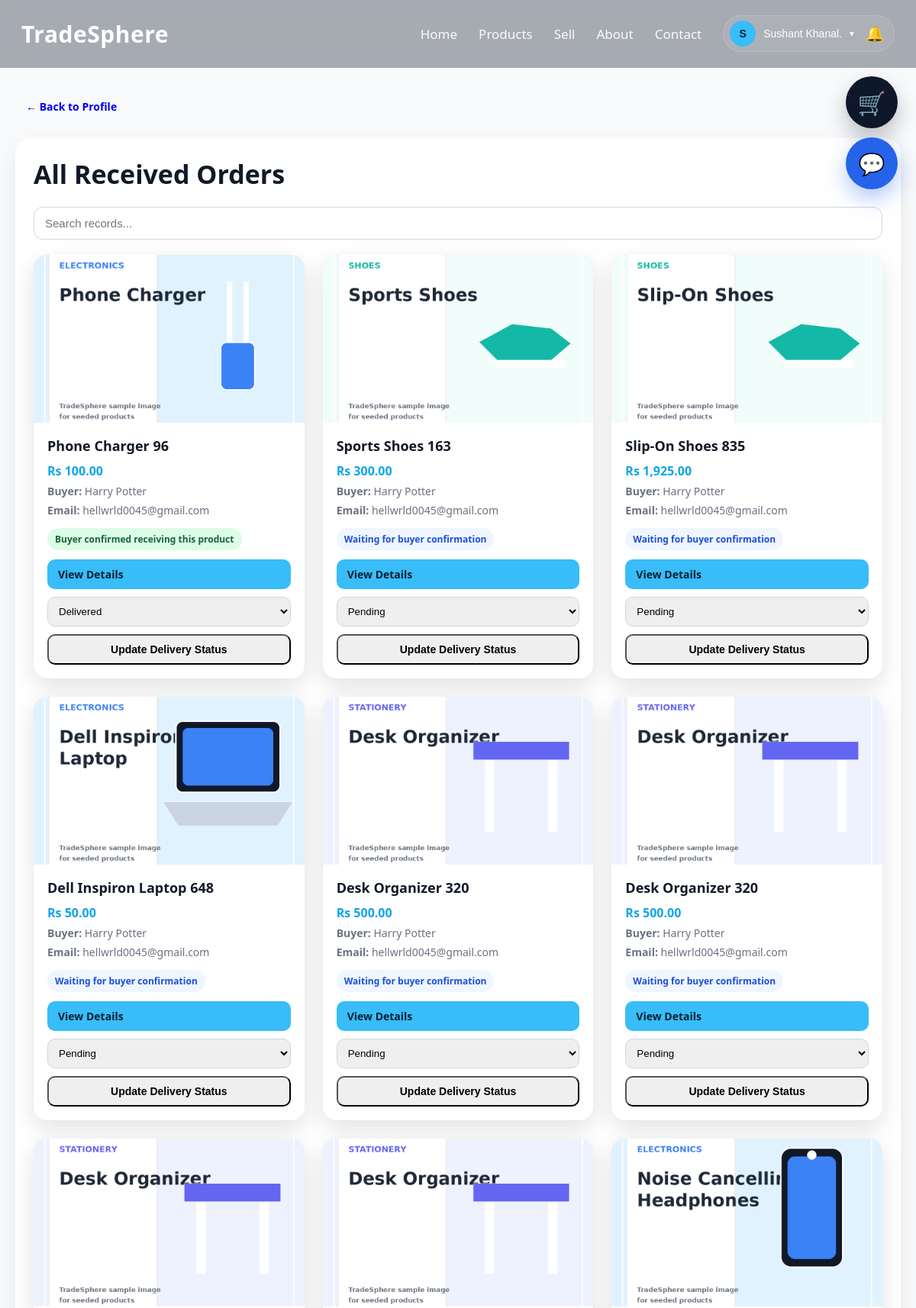
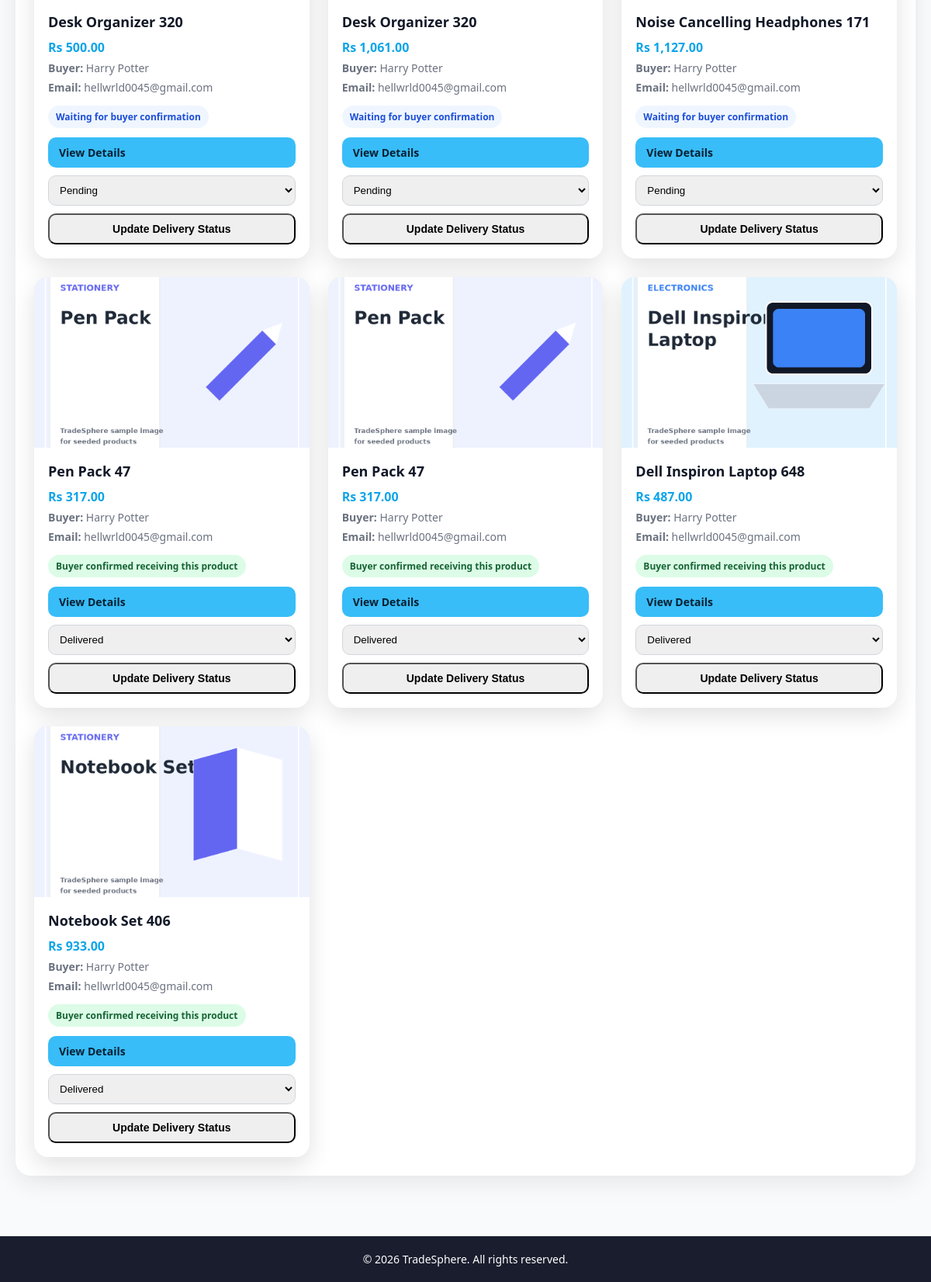
Page /received_orders.php (signed in) on the committed database (2 pictures, top to bottom).
### tables this page shows
CREATE TABLE `users` (
  `id` int(11) NOT NULL,
  `name` varchar(100) DEFAULT NULL,
  `email` varchar(150) DEFAULT NULL,
  `password` varchar(255) DEFAULT NULL,
  `role` enum('user','admin') DEFAULT 'user',
  `is_verified` tinyint(1) DEFAULT 0,
  `email_otp` varchar(255) DEFAULT NULL,
  `otp_expires_at` datetime DEFAULT NULL,
  `reset_token` varchar(255) DEFAULT NULL,
  `reset_expires_at` datetime DEFAULT NULL,
  `created_at` timestamp NOT NULL DEFAULT current_timestamp(),
  `seller_status` enum('none','pending','approved','rejected') DEFAULT 'none',
  `seller_requested_at` datetime DEFAULT NULL,
  `seller_verified_at` datetime DEFAULT NULL,
  `account_status` enum('active','pending_admin','removed') DEFAULT 'active',
  `removal_reason` text DEFAULT NULL,
  `removed_at` datetime DEFAULT NULL,
  `reapply_requested_at` datetime DEFAULT NULL
);

CREATE TABLE `orders` (
  `id` int(11) NOT NULL,
  `user_id` int(11) NOT NULL,
  `product_id` int(11) NOT NULL,
  `seller_user_id` int(11) DEFAULT NULL,
  `buyer_name` varchar(120) NOT NULL,
  `buyer_email` varchar(120) NOT NULL,
  `buyer_phone` varchar(30) NOT NULL,
  `buyer_message` text DEFAULT NULL,
  `amount` decimal(10,2) NOT NULL,
  `quantity` int(11) NOT NULL DEFAULT 1,
  `transaction_uuid` varchar(120) NOT NULL,
  `payment_method` varchar(50) NOT NULL DEFAULT 'eSewa',
  `payment_status` varchar(50) NOT NULL DEFAULT 'pending',
  `order_status` varchar(50) NOT NULL DEFAULT 'placed',
  `seller_delivery_status` varchar(50) NOT NULL DEFAULT 'pending',
  `buyer_received` tinyint(1) NOT NULL DEFAULT 0,
  `delivered_at` datetime DEFAULT NULL,
  `buyer_received_at` datetime DEFAULT NULL,
  `seller_cleared` tinyint(1) NOT NULL DEFAULT 0,
  `esewa_ref_id` varchar(120) DEFAULT NULL,
  `created_at` timestamp NOT NULL DEFAULT current_timestamp(),
  `updated_at` timestamp NOT NULL DEFAULT current_timestamp() ON UPDATE current_timestamp(),
  `buyer_address` text DEFAULT NULL
);

CREATE TABLE `products` (
  `id` int(11) NOT NULL,
  `user_id` int(11) DEFAULT NULL,
  `name` varchar(255) DEFAULT NULL,
  `category_id` int(11) DEFAULT NULL,
  `price` decimal(10,2) DEFAULT NULL,
  `city` varchar(100) DEFAULT NULL,
  `seller_email` varchar(150) DEFAULT NULL,
  `contact_number` varchar(20) DEFAULT NULL,
  `contact_info` varchar(255) DEFAULT NULL,
  `image` varchar(255) DEFAULT NULL,
  `description` text DEFAULT NULL,
  `product_condition` varchar(50) DEFAULT NULL,
  `status` enum('available','sold') DEFAULT 'available',
  `created_at` timestamp NOT NULL DEFAULT current_timestamp(),
  `average_rating` decimal(3,2) NOT NULL DEFAULT 0.00,
  `rating_count` int(11) NOT NULL DEFAULT 0,
  `ai_status` enum('approved','manual_review','rejected','skipped') DEFAULT 'skipped',
  `ai_reason` text DEFAULT NULL
);

### received_orders.php (the view, shortened to what this page needs)
<?php
include "config/db.php";
$userEmail = $conn->real_escape_string($_SESSION['user']);
$userRes = $conn->query("SELECT * FROM users WHERE email='$userEmail' LIMIT 1");
$user = $userRes ? $userRes->fetch_assoc() : null;
$userId = (int)$user['id'];
$highlightOrderId = 0;
$receivedOrders = $conn->query("
    SELECT
        o.*,
        p.name AS product_name,
        p.image AS product_image
    FROM orders o
    INNER JOIN products p ON o.product_id = p.id
    WHERE o.seller_user_id = $userId
    ORDER BY o.created_at DESC
");
?>
<!DOCTYPE html>
<html lang="en">
<head>
    <link rel="stylesheet" href="css/style.css">
</head>
<body>
<?php include "includes/navbar.php"; ?>
<div class="page-wrap">
<div class="container">
    <div class="back-row">
        <a href="profile.php#orders_received" class="small-btn dark">← Back to Profile</a>
    </div>
    <div class="profile-section-card">
        <h2 class="section-title" style="text-align:left;margin-bottom:20px;">All Received Orders</h2>
        <?php if ($receivedOrders && $receivedOrders->num_rows > 0): ?>
            <div style="margin-bottom:20px;">
    <input
        type="text"
        id="profileSearchInput"
        placeholder="Search records..."
        style="width:100%;padding:12px 14px;border:1px solid #d1d5db;border-radius:12px;font-size:15px;"
    >
</div>
            <div class="products-grid">
                <?php while ($row = $receivedOrders->fetch_assoc()): ?>
                    <div class="product-card tracked-order-card <?php echo ($highlightOrderId === (int)$row['id']) ? 'active-track' : ''; ?>" id="order-card-<?php echo (int)$row['id']; ?>">
                        <div class="product-image-wrap">
                            <img src="uploads/<?php echo htmlspecialchars($row['product_image']); ?>" alt="Ordered Product">
                        </div>
                        <div class="product-body">
                            <h3><?php echo htmlspecialchars($row['product_name']); ?></h3>
                            <p class="price">Rs <?php echo number_format((float)$row['amount'], 2); ?></p>
                            <p class="meta"><strong>Buyer:</strong> <?php echo htmlspecialchars($row['buyer_name']); ?></p>
                            <p class="meta"><strong>Email:</strong> <?php echo htmlspecialchars($row['buyer_email']); ?></p>
                            <?php if ((int)$row['buyer_received'] === 1): ?>
                                <span class="purchase-badge">Buyer confirmed receiving this product</span>
                            <?php else: ?>
                                <span class="status-note">Waiting for buyer confirmation</span>
                            <?php endif; ?>
                            <div class="product-actions" style="display:flex;flex-direction:column;gap:10px;align-items:stretch;margin-top:12px;">
                                <a href="product_details.php?id=<?php echo (int)$row['product_id']; ?>" class="small-btn primary">View Details</a>
                                <form method="POST" style="margin:0;">
                                    <select name="seller_delivery_status" style="width:100%;padding:10px;border-radius:10px;border:1px solid #d1d5db;margin-bottom:10px;">
                                        <option value="pending" <?php echo ($row['seller_delivery_status'] === 'pending') ? 'selected' : ''; ?>>Pending</option>
                                        <option value="delivered" <?php echo ($row['seller_delivery_status'] === 'delivered') ? 'selected' : ''; ?>>Delivered</option>
                                    </select>
                                    <button type="submit" name="update_delivery_status" class="small-btn dark" style="width:100%;">
                                        Update Delivery Status
                                    </button>
                                </form>
                            </div>
                        </div>
                    </div>
                <?php endwhile; ?>
            </div>
        <?php else: ?>
            <p class="inline-empty">No received orders yet.</p>
        <?php endif; ?>
    </div>
</div>
</div>
<footer>© 2026 TradeSphere. All rights reserved.</footer>
</body>
</html>

### includes/navbar.php (shortened to what this page needs)
<?php
include_once __DIR__ . "/../config/db.php";
$navUser = null;
$navCartCount = 0;
if (isset($_SESSION['user'])) {
    $navEmail = $conn->real_escape_string($_SESSION['user']);
    $navRes = $conn->query("
        SELECT id, name, email
        FROM users
        WHERE email='$navEmail'
        LIMIT 1
    ");
    $navUser = $navRes ? $navRes->fetch_assoc() : null;
    if ($navUser) {
        $navUserId = (int)$navUser['id'];
        $cartRes = $conn->query("
            SELECT SUM(quantity) AS total
            FROM cart
            WHERE user_id=$navUserId
        ");
        if ($cartRes) {
            $cartData = $cartRes->fetch_assoc();
            $navCartCount = (int)($cartData['total'] ?? 0);
        }
    }
}
$firstLetter = $navUser ? strtoupper(substr($navUser['name'], 0, 1)) : "U";
?>
<nav class="navbar">
    <div class="navbar-inner">
        <div class="logo">
            <a href="index.php">TradeSphere</a>
        </div>
        <div class="nav-links" id="navLinks">
            <a href="index.php">Home</a>
            <a href="products.php">Products</a>
            <a href="sell.php">Sell</a>
            <a href="index.php#about">About</a>
            <a href="index.php#contact">Contact</a>
            <?php if ($navUser): ?>
                <div class="profile-menu">
                    <div class="profile-combo">
                        <button type="button" class="profile-toggle" id="profileToggle">
                            <span class="profile-avatar">
                                <?php echo htmlspecialchars($firstLetter); ?>
                            </span>
                            <span class="profile-name">
                                <?php echo htmlspecialchars($navUser['name']); ?>
                            </span>
                            <span class="profile-caret">▾</span>
                        </button>
                        <button
                            type="button"
                            class="notification-btn"
                            onclick="toggleNotifications()"
                            title="Notifications"
                        >
                            🔔
                        </button>
                    </div>
                </div>
            <?php else: ?>
                <a href="login.php">Login</a>
                <a href="register.php" class="nav-btn">Register</a>
            <?php endif; ?>
        </div>
    </div>
</nav>
<?php if ($navUser): ?>
    <a
        href="cart.php"
        id="floatingCart"
        class="floating-cart <?php echo ($navCartCount > 0) ? 'cart-active' : ''; ?>"
        title="View Cart"
    >
        🛒
    </a>
    <a
        href="messages.php"
        id="floatingMessages"
        class="floating-message-btn"
        title="Messages"
    >
        💬
    </a>
<?php endif; ?>

### received_orders.php (style rules this page uses)
.back-row { margin-bottom:22px; }
.purchase-badge,.status-note { display:inline-block;margin-top:8px;padding:6px 10px;border-radius:999px;font-size:12px;font-weight:700; }
.purchase-badge { background:#dcfce7;color:#166534; }
.status-note { background:#eff6ff;color:#1d4ed8; }
.tracked-order-card { position:relative;transition:.3s ease; }

### rows in the picture
users: name "S", name "Sushant Khanal."
orders: product.image (picture), product.name "Phone Charger 96", amount "100.00", buyer_name "Harry Potter", buyer_email "hellwrld0045@gmail.com", buyer_received "Buyer confirmed receiving this product", seller_delivery_status "Delivered"
orders: product.image (picture), product.name "Sports Shoes 163", amount "300.00", buyer_name "Harry Potter", buyer_email "hellwrld0045@gmail.com", buyer_received "Waiting for buyer confirmation", seller_delivery_status "Pending"
orders: product.image (picture), product.name "Slip-On Shoes 835", amount "1,925.00", buyer_name "Harry Potter", buyer_email "hellwrld0045@gmail.com", buyer_received "Waiting for buyer confirmation", seller_delivery_status "Pending"
orders: product.image (picture), product.name "Dell Inspiron Laptop 648", amount "50.00", buyer_name "Harry Potter", buyer_email "hellwrld0045@gmail.com", buyer_received "Waiting for buyer confirmation", seller_delivery_status "Pending"
orders: product.image (picture), product.name "Desk Organizer 320", amount "500.00", buyer_name "Harry Potter", buyer_email "hellwrld0045@gmail.com", buyer_received "Waiting for buyer confirmation", seller_delivery_status "Pending"
orders: product.image (picture), product.name "Desk Organizer 320", amount "500.00", buyer_name "Harry Potter", buyer_email "hellwrld0045@gmail.com", buyer_received "Waiting for buyer confirmation", seller_delivery_status "Pending"
orders: product.image (picture), product.name "Desk Organizer 320", amount "500.00", buyer_name "Harry Potter", buyer_email "hellwrld0045@gmail.com", buyer_received "Waiting for buyer confirmation", seller_delivery_status "Pending"
orders: product.image (picture), product.name "Desk Organizer 320", amount "1,061.00", buyer_name "Harry Potter", buyer_email "hellwrld0045@gmail.com", buyer_received "Waiting for buyer confirmation", seller_delivery_status "Pending"
orders: product.image (picture), product.name "Noise Cancelling Headphones 171", amount "1,127.00", buyer_name "Harry Potter", buyer_email "hellwrld0045@gmail.com", buyer_received "Waiting for buyer confirmation", seller_delivery_status "Pending"
orders: product.image (picture), product.name "Pen Pack 47", amount "317.00", buyer_name "Harry Potter", buyer_email "hellwrld0045@gmail.com", buyer_received "Buyer confirmed receiving this product", seller_delivery_status "Delivered"
orders: product.image (picture), product.name "Pen Pack 47", amount "317.00", buyer_name "Harry Potter", buyer_email "hellwrld0045@gmail.com", buyer_received "Buyer confirmed receiving this product", seller_delivery_status "Delivered"
orders: product.image (picture), product.name "Dell Inspiron Laptop 648", amount "487.00", buyer_name "Harry Potter", buyer_email "hellwrld0045@gmail.com", buyer_received "Buyer confirmed receiving this product", seller_delivery_status "Delivered"
orders: product.image (picture), product.name "Notebook Set 406", amount "933.00", buyer_name "Harry Potter", buyer_email "hellwrld0045@gmail.com", buyer_received "Buyer confirmed receiving this product", seller_delivery_status "Delivered"
